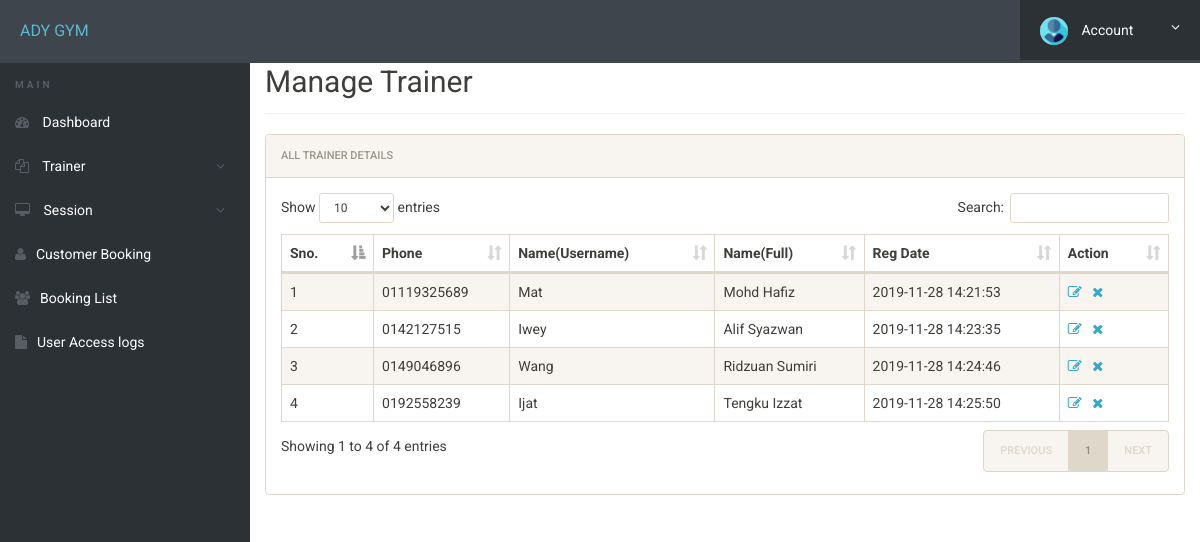
Page /admin/manage-trainer.php (signed in) on the committed database.
### tables this page shows
CREATE TABLE `trainer` (
  `id` int(11) NOT NULL,
  `phone` varchar(255) NOT NULL,
  `username` varchar(255) NOT NULL,
  `fullname` varchar(255) NOT NULL,
  `posting_date` timestamp NOT NULL DEFAULT current_timestamp()
);

### admin/manage-trainer.php (the view, shortened to what this page needs)
<?php
include('includes/config.php');
?>
<!doctype html>
<html lang="en" class="no-js">
<head>
	<link rel="stylesheet" href="css/font-awesome.min.css">
	<link rel="stylesheet" href="css/bootstrap.min.css">
	<link rel="stylesheet" href="css/dataTables.bootstrap.min.css">
	<link rel="stylesheet" href="css/bootstrap-social.css">
	<link rel="stylesheet" href="css/bootstrap-select.css">
	<link rel="stylesheet" href="css/fileinput.min.css">
	<link rel="stylesheet" href="css/awesome-bootstrap-checkbox.css">
	<link rel="stylesheet" href="css/style.css">
</head>
<body>
	<?php include('includes/header.php');?>
	<div class="ts-main-content">
			<?php include('includes/sidebar.php');?>
		<div class="content-wrapper">
			<div class="container-fluid">
				<div class="row">
					<div class="col-md-12">
						<br>
						<h2 class="page-title">Manage Trainer</h2>
						<div class="panel panel-default">
							<div class="panel-heading">All Trainer Details</div>
							<div class="panel-body">
								<table id="zctb" class="display table table-striped table-bordered table-hover" cellspacing="0" width="100%">
									<thead>
										<tr>
											<th>Sno.</th>
											<th>Phone</th>
											<th>Name(Username)</th>
											<th>Name(Full)</th>
											<th>Reg Date </th>
											<th>Action</th>
										</tr>
									</thead>
									<tbody>
<?php
$ret="select * from trainer";
$stmt= $mysqli->prepare($ret) ;
$stmt->execute() ;
$res=$stmt->get_result();
$cnt=1;
while($row=$res->fetch_object())
	  {
	  	?>
<tr><td><?php echo $cnt;;?></td>
<td><?php echo $row->phone;?></td>
<td><?php echo $row->username;?></td>
<td><?php echo $row->fullname;?></td>
<td><?php echo $row->posting_date;?></td>
<td><a href="edit-trainer.php?id=<?php echo $row->id;?>"><i class="fa fa-edit"></i></a>&nbsp;&nbsp;
<a href="manage-trainer.php?del=<?php echo $row->id;?>" onclick="return confirm("Do you want to delete");"><i class="fa fa-close"></i></a></td>
										</tr>
									<?php
$cnt=$cnt+1;
									 } ?>
									</tbody>
								</table>
							</div>
						</div>
					</div>
				</div>
			</div>
		</div>
	</div>
</body>
</html>

### admin/css/style.css (style rules this page uses)
html { font-size: 14px; }
@media only screen and (min-width: 480px) { html { font-size: 17px; } }
@media only screen and (min-width: 768px) { html { font-size: 14px; } }
body { font-size: 1em; }
a { color: #37a6c4; }
.panel { overflow: hidden; }
.page-title { padding-bottom: 15px; margin-bottom: 20px; border-bottom: 1px solid #f0f0f0; }
.ts-main-content .content-wrapper { padding-top: 15px; margin-top: 10px; }
@media only screen and (min-width: 992px) { .ts-main-content .content-wrapper { margin-left: 250px; } }

### rows in the picture
trainer: phone "01119325689", username "Mat", fullname "Mohd Hafiz", posting_date "2019-11-28 14:21:53"
trainer: phone "0142127515", username "Iwey", fullname "Alif Syazwan", posting_date "2019-11-28 14:23:35"
trainer: phone "0149046896", username "Wang", fullname "Ridzuan Sumiri", posting_date "2019-11-28 14:24:46"
trainer: phone "0192558239", username "Ijat", fullname "Tengku Izzat", posting_date "2019-11-28 14:25:50"
